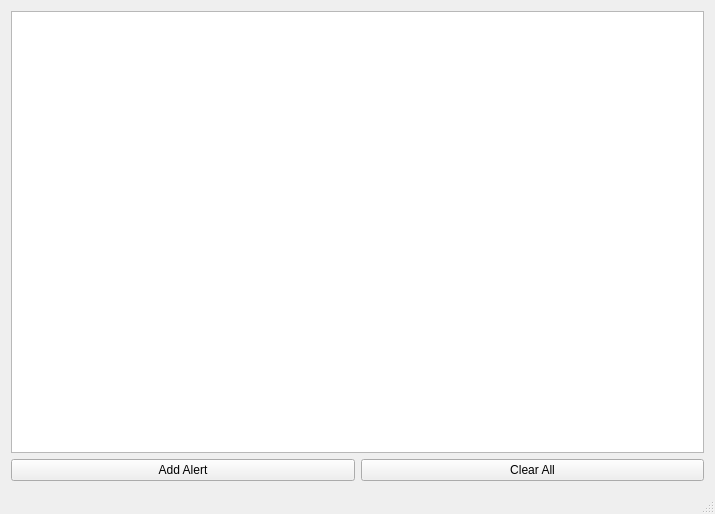
<?xml version="1.0" encoding="UTF-8"?>
<ui version="4.0">
 <class>MainWindow</class>
 <widget class="QMainWindow" name="MainWindow">
  <property name="geometry">
   <rect>
    <x>0</x>
    <y>0</y>
    <width>715</width>
    <height>514</height>
   </rect>
  </property>
  <property name="windowTitle">
   <string>MainWindow</string>
  </property>
  <widget class="QWidget" name="centralWidget">
   <layout class="QVBoxLayout" name="verticalLayout">
    <item>
     <widget class="QTableView" name="tableView"/>
    </item>
    <item>
     <layout class="QHBoxLayout" name="horizontalLayout">
      <item>
       <widget class="QPushButton" name="btnAddAlert">
        <property name="text">
         <string>Add Alert</string>
        </property>
       </widget>
      </item>
      <item>
       <widget class="QPushButton" name="btnClearAll">
        <property name="text">
         <string>Clear All</string>
        </property>
       </widget>
      </item>
     </layout>
    </item>
   </layout>
  </widget>
  <widget class="QStatusBar" name="statusBar"/>
 </widget>
 <layoutdefault spacing="6" margin="11"/>
 <resources/>
 <connections/>
</ui>
